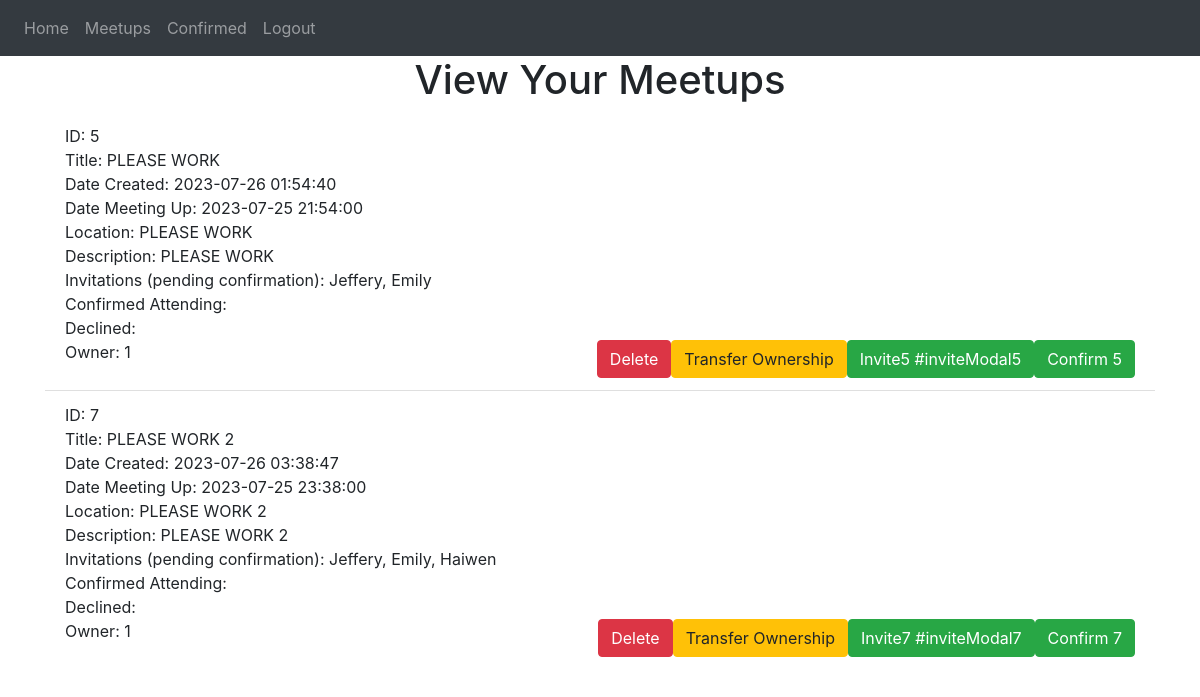
The app's page /view_meetups (signed in), older data.
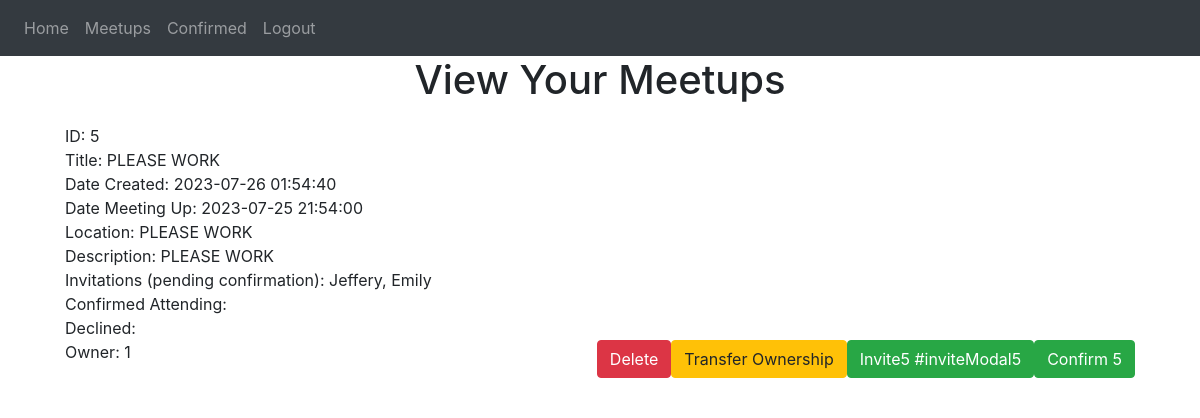
The same page, newer data.
### website/models.py (models this page shows)
class Meetup(db.Model):
    id = db.Column(db.Integer, primary_key=True)
    date_created = db.Column(db.DateTime(timezone=True), default=func.now()) # gets current date and time, store it as date
    date_meetup = db.Column(db.DateTime)
    title = db.Column(db.String(10000))
    location = db.Column(db.String(10000))
    description = db.Column(db.String(10000))
    invitations = db.Column(db.String(10000))
    confirmed = db.Column(db.String(10000))
    declined = db.Column(db.String(10000))
    owner = db.Column(db.Integer)

### website/views.py (the view)
@views.route('/view_meetups', methods=['GET', 'POST']) #decorator: whenever you go to the / URL, whatever in hom() will run
@login_required
def view_meetups():
    invites = ""
    confirmation = ""
    confirmSearch = " " + str(current_user.id) + " "
    firstInv = True
    firstConf = True
    for meetup in current_user.meetups:
        invites = invites + "   "
        confirmation = confirmation + "   "
        firstInv = True
        firstConf = True
        for user in meetup.user:
            userSearch = " " + str(user.id) + " "
            if meetup.confirmed.find(userSearch)  != -1:
                if firstConf:
                    confirmation  = confirmation + user.first_name
                    firstConf = False
                else:
                    confirmation  = confirmation + ", " + user.first_name
            else:
                if firstInv:
                    invites  = invites + user.first_name
                    firstInv = False
                else:
                    invites  = invites + ", " + user.first_name
    inviteList = invites.split("   ")
    confirmationList = confirmation.split("   ")
    return render_template("view_meetups.html", user=current_user, inviteList = inviteList, confirmSearch = confirmSearch, confirmationList = confirmationList)

### website/__init__.py (called while the page is built)
@login_manager.user_loader
def load_user(id):
    return User.query.get(int(id))

### website/templates/view_meetups.html (shortened to what this page needs)
{% extends "base.html" %} {% block title %}View Meetups{% endblock %} {% block
content %}
<h1 align="center">View Your Meetups</h1>
<ul class="list-group list-group-flush" id="notes">
  {% set ns = namespace(inviteNumber=1) %}
  {% for meetup in user.meetups: %}
  {%if meetup.confirmed.find(confirmSearch) == -1%}
  <li class="list-group-item">
    ID: {{meetup.id}}<br />
    Title: {{ meetup.title }}<br />
    Date Created: {{ meetup.date_created }}<br />
    Date Meeting Up: {{ meetup.date_meetup}}<br />
    Location: {{meetup.location}}<br />
    Description: {{meetup.description}}<br />
    Invitations (pending confirmation): {{inviteList[ns.inviteNumber]}}<br />
    Confirmed Attending: {{confirmationList[ns.inviteNumber]}}<br />
    Declined: {{meetup.declined}}<br />
    Owner: {{meetup.owner}}
    <button
      type="button"
      class="btn btn-success float-right"
      onClick="confirmMeetup({{meetup.id}})"
    >
      <span aria-hidden="true">Confirm {{meetup.id}}</span>
    </button>
    {% if user.id == meetup.owner %}
    <button
      type="button"
      class="btn btn-success float-right"
      data-toggle="modal"
      data-target={{"#inviteModal" + meetup.id|string}}
    >
      <span aria-hidden="true">Invite{{meetup.id}}</span>
      {{"#inviteModal" + meetup.id|string}}
    </button>
    <button
      type="button"
      class="btn btn-warning float-right"
      data-toggle="modal"
      data-target="#ownerModal"
    >
      <span aria-hidden="true">Transfer Ownership</span>
    </button>
    <button
      type="button"
      class="btn btn-danger float-right"
      onClick="viewDeleteMeetup({{meetup.id}})"
    >
      <span aria-hidden="true">Delete</span>
    </button>
    {% endif %}
  </li>
  {% endif %} {% set ns.inviteNumber = ns.inviteNumber+1 %} {% endfor %}
</ul>
{% endblock %}

### website/templates/base.html (shortened to what this page needs)
<!DOCTYPE html>
<html>
  <head>
    <link
      rel="stylesheet"
      href="https://stackpath.bootstrapcdn.com/bootstrap/4.4.1/css/bootstrap.min.css"
    />
    <link
      rel="stylesheet"
      href="https://stackpath.bootstrapcdn.com/font-awesome/4.7.0/css/font-awesome.min.css"
    />
  </head>
  <body>
    <nav class="navbar navbar-expand-lg navbar-dark bg-dark">
      <div class="collapse navbar-collapse" id="navbar">
        <div class="navbar-nav">
          {% if user.is_authenticated %}
          <a class="nav-item nav-link" id="home" href="/">Home</a>
          <a class="nav-item nav-link" id="view_meetups" href="/view_meetups">Meetups</a>
          <a class="nav-item nav-link" id="confirmed" href="/confirmed">Confirmed</a>
          <a class="nav-item nav-link" id="logout" href="/logout">Logout</a>
          {% else %}
          <a class="nav-item nav-link" id="signUp" href="/sign-up">Sign Up</a>
          <a class="nav-item nav-link" id="login" href="/login">Login</a>
          {%  endif %}
        </div>
      </div>
    </nav>
    <div class="container">{% block content %} {% endblock %}</div>
  </body>
</html>

Row changes from the older to the newer data that the page shows:
no longer on this page (row edited): Meetup: id "7", title "PLEASE WORK 2", date_created "2023-07-26 03:38:47", date_meetup "2023-07-25 23:38:00", location "PLEASE WORK 2", description "PLEASE WORK 2", inviteList "Jeffery, Emily, Haiwen", owner "1", id "#inviteModal7"
